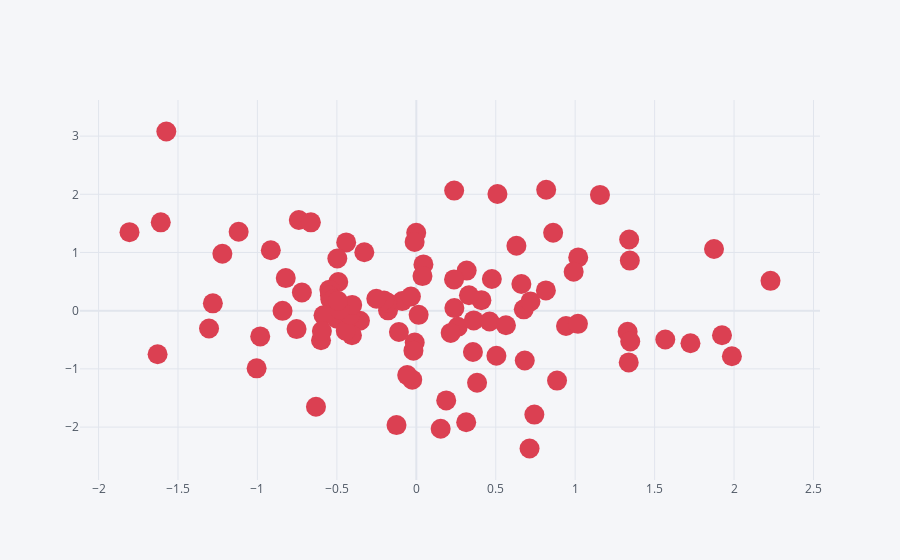

Source (notebook cell):
### Code cell
df.iplot(kind = 'scatter', x = 'A', y = 'B',mode = 'markers', colors ='red', size = 20)
